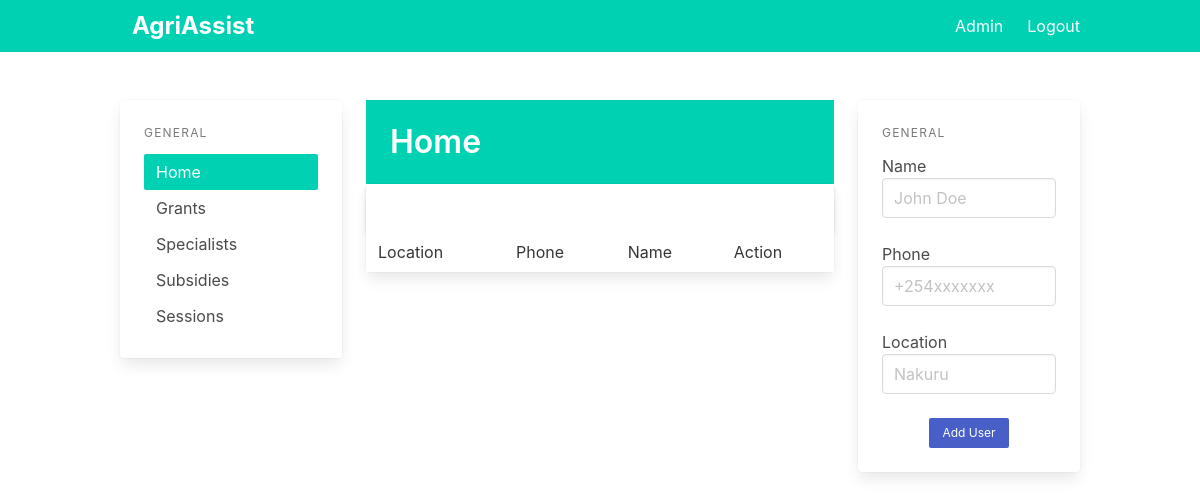
Before: / (signed in) with the older database file.
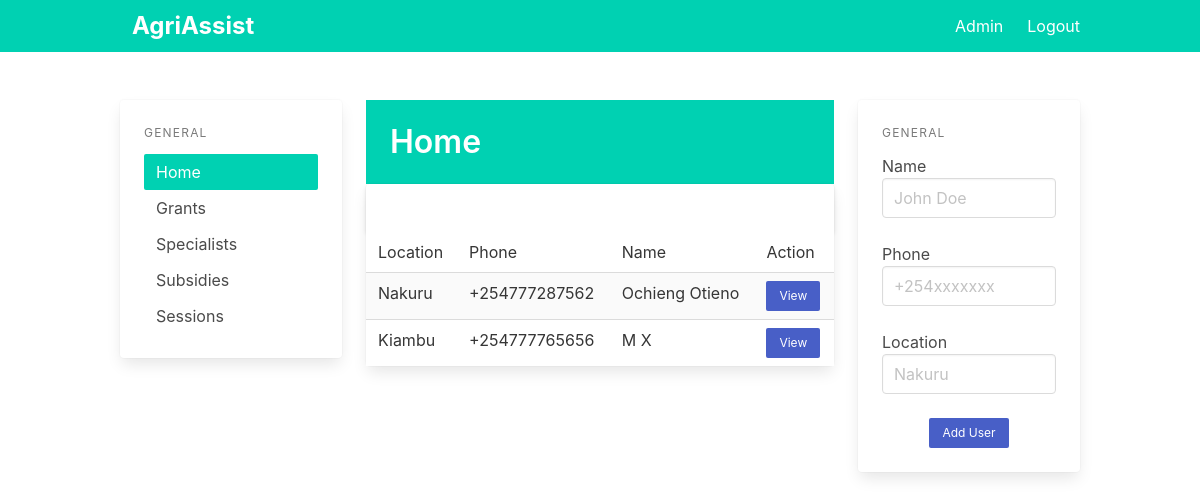
After: the same page with the newer database file.
### app/models.py (models this page shows)
class User(db.Model):
    id = db.Column(db.Integer, primary_key=True)
    phone = db.Column(db.String(15), unique=True)
    name = db.Column(db.String(100))
    location = db.Column(db.String(100))

### app/pages.py (the view)
@page.route('/')
@login_required
def index():
    users = all_users()
    return render_template('index.html', users=users)

### app/__init__.py (called while the page is built)
def create_app():
    app = Flask(__name__)
    app.config.from_pyfile('settings.py')
    app.config["FLASK_DEBUG"] = True
    app.config['SECRET_KEY'] = 'secret-key-goes-here'
    app.config['SQLALCHEMY_DATABASE_URI'] = 'sqlite:///db.sqlite'
    db.init_app(app)
    login_manager = LoginManager()
    login_manager.login_view = 'auth.login'
    login_manager.init_app(app)
    from .models import Admin
    @login_manager.user_loader
    def load_user(user_id):
        return Admin.query.get(int(user_id))
    with app.app_context():
        db.create_all()
    from .auth import auth as auth_blueprint
    app.register_blueprint(auth_blueprint)
    from .pages import page as page_blueprint
    app.register_blueprint(page_blueprint)
    from .main import main as main_blueprint
    app.register_blueprint(main_blueprint)
    return app

### app/utils.py (called while the page is built)
def all_users():
    return User.query.all()

### app/templates/index.html (shortened to what this page needs)
{% extends "base.html" %}
{% block content %}
<div class="columns">
  <div class="column is-3 ">
    <div class="card">
      <aside class="menu is-hidden-mobile card-content">
      <p class="menu-label">
        General
      </p>
      <ul class="menu-list">
        <li><a class="has-background-primary has-text-white" href="/">Home</a></li>
        <li><a href="{{ url_for('page.grants') }}">Grants</a></li>
        <li><a href="{{ url_for('page.specialists') }}">Specialists</a></li>
        <li><a href="{{ url_for('page.subsidies') }}">Subsidies</a></li>
        <li><a href="{{ url_for('page.sessions') }}">Sessions</a></li>
      </ul>
    </aside>
    </div>
  </div>
  <div class="column is-6">
    <section class="hero is-primary welcome is-small">
      <div class="hero-body">
        <div class="container">
          <h1 class="title">
            Home
          </h1>
        </div>
      </div>
    </section>
    <div class="is-6">
      <div class="card events-card">
        <header class="card-header">
          <a href="#" class="card-header-icon" aria-label="more options">
            <span class="icon">
            </span>
          </a>
        </header>
        <div class="card-table">
          <div class="content">
            <table class="table is-fullwidth is-striped">
              <tbody>
                <tr>
                  <td>Location</td>
                  <td>Phone</td>
                  <td>Name</td>
                  <td>Action</td>
                </tr>
                {%for user in users%}
                <tr>
                  <td>{{user.location}}</td>
                  <td>{{user.phone}}</td>
                  <td>{{user.name}}</td>
                  <td><a class="button is-link is-small" href="/user/{{user.id}}">View</a></td>
                </tr>
                {% endfor%}
              </tbody>
            </table>
          </div>
        </div>
      </div>
    </div>
  </div>
  <div class="column is-3">
    <div class="card">
      <div class="card-content">
        <div class="content">
          <aside class="menu is-hidden-mobile">
            <p class="menu-label">
              General
            </p>
            <div class="file is-centered is-boxed is-success has-name">
              <label class="file-label">
                <form action="{{ url_for('page.new_user') }}" method="POST">
                  <div class="control">
                    <label>Name</label>
                    <input class="input" type="text" placeholder="John Doe" name="name">
                  </div>
                  <br />
                  <div class="control">
                    <label>Phone</label>
                    <input class="input" type="text" placeholder="+254xxxxxxx" name="phone">
                  </div>
                  <br>
                  <div class="control">
                    <label>Location</label>
                    <input class="input" type="text" placeholder="Nakuru" name="location">
                  </div>
                  <br />
                  <div class="field is-grouped is-grouped-centered">
                    <p class="control">
                      <input type="submit" value="Add User" class="button is-primary is-link is-small">
                    </p>
                  </div>
                </form>
              </label>
            </div>
          </aside>
        </div>
      </div>
    </div>
  </div>
</div>
{% endblock %}

### app/templates/base.html (shortened to what this page needs)
<!DOCTYPE html>
<html lang="en">
<head>
  <link rel="stylesheet" href="https://cdn.jsdelivr.net/npm/bulma@0.9.4/css/bulma.min.css">
</head>
<body>
  <section class="is-fullheight">
    <nav class="navbar is-primary">
      <div class="container">
        <div id="navbarMenuHeroA" class="navbar-menu">
          <div class="navbar-start">
            <a href="{{ url_for('main.index') }}" class="navbar-item label is-large">
              AgriAssist
            </a>
          </div>
          <div class="navbar-end">
            {% if current_user.is_authenticated %}
            <a href="{{ url_for('main.index') }}" class="navbar-item">
              Admin
            </a>
            {% endif %}
            {% if current_user.is_authenticated %}
            <a href="{{ url_for('auth.logout') }}" class="navbar-item">
              Logout
            </a>
            {% endif %}
          </div>
        </div>
      </div>
    </nav>
    <div class="hero-body">
      <div class="container">
        {% block content %}
        {% endblock %}
      </div>
    </div>
  </section>
</body>
</html>

Changed rows visible on the page:
added User: location "Nakuru", phone "+254777287562", name "Ochieng Otieno"
added User: location "Kiambu", phone "+254777765656", name "M X"
